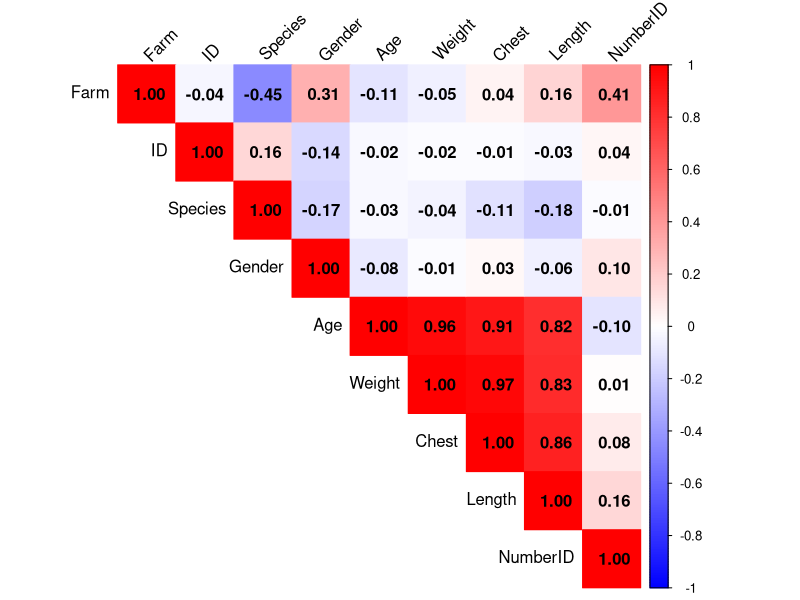
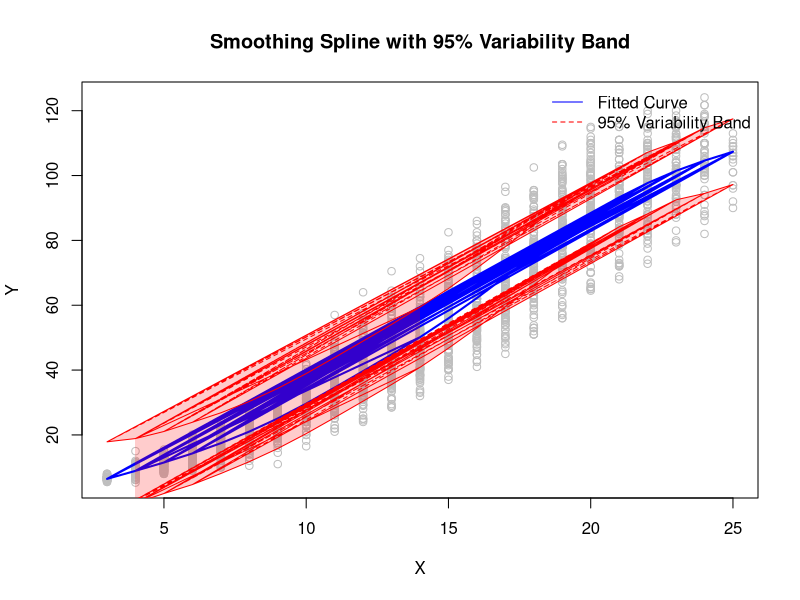
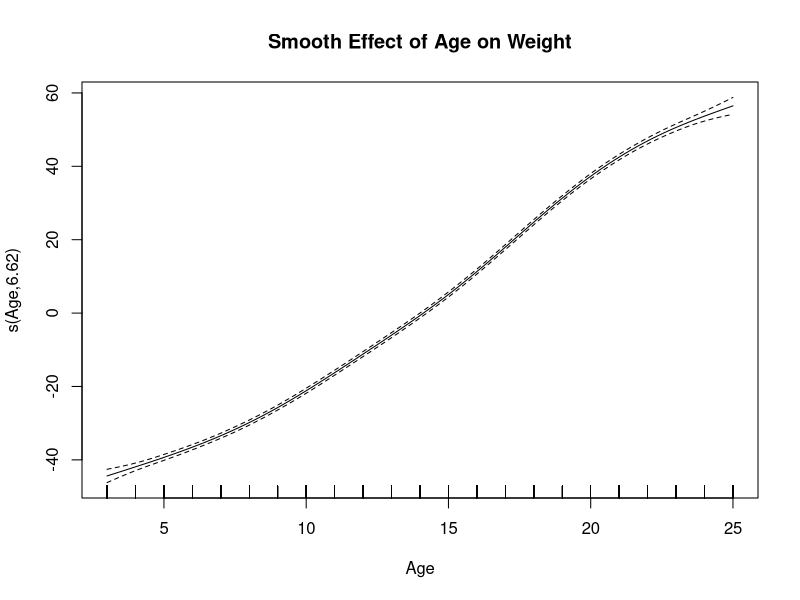
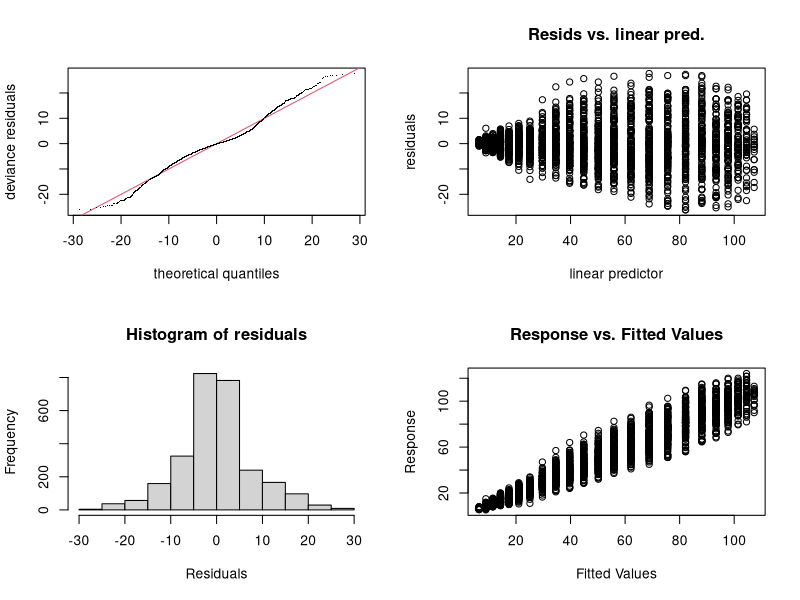
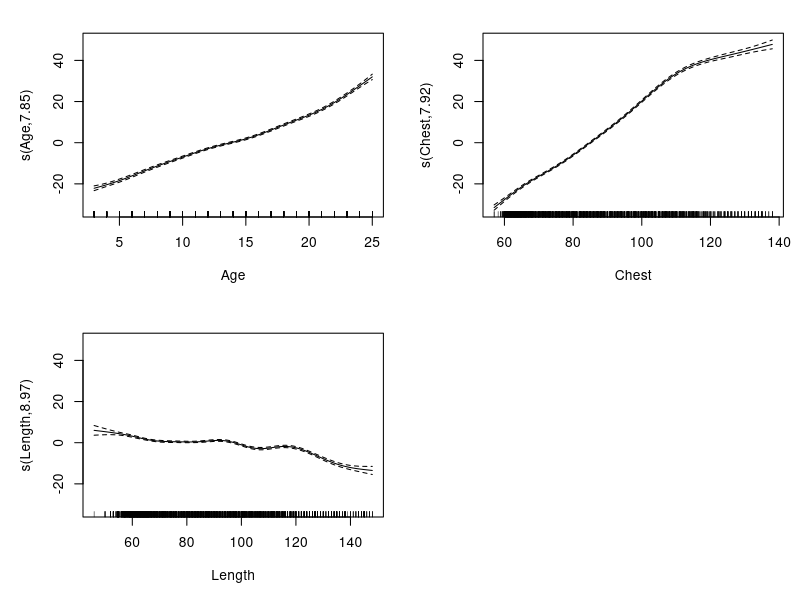
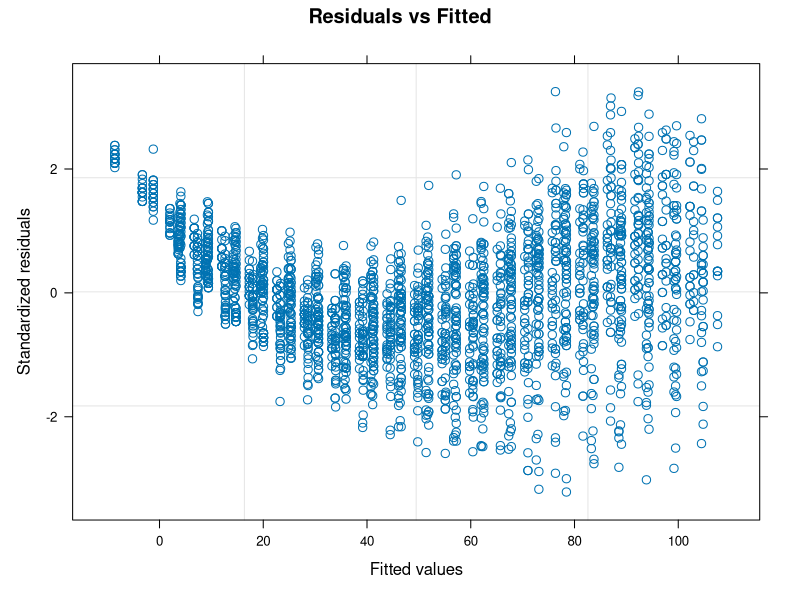
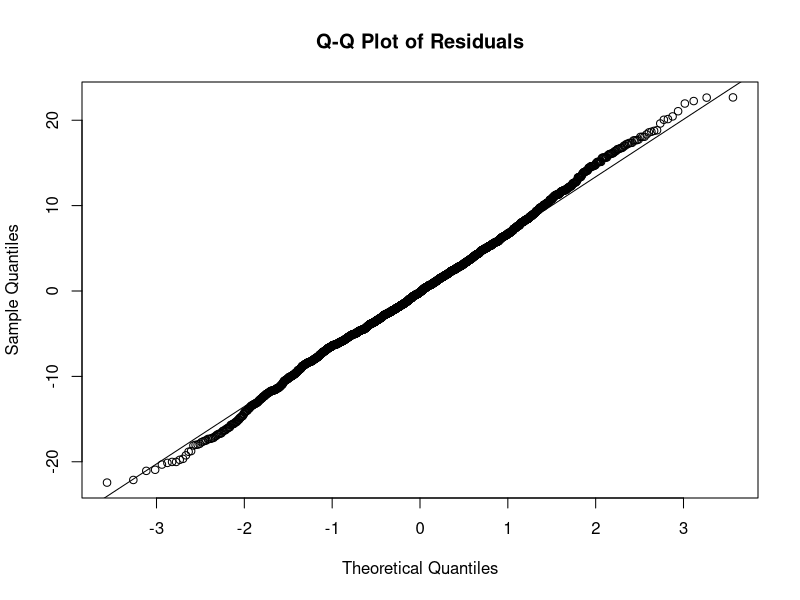
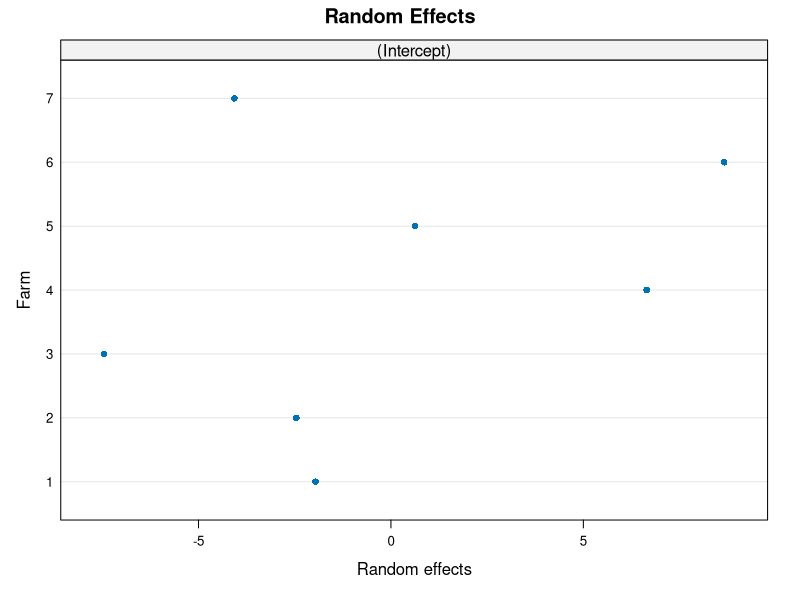

The R source for these figures, in order:
## ---- chunk 1
rm(list=ls())
graphics.off()
## ---- chunk 2
train=read.csv("pig_data_proj/train1.csv",sep=",")
test=read.csv("pig_data_proj/test1.csv",sep=",")
head(train)
## ---- chunk 3
summary(train)
## ---- chunk 4
# Fit models for imputation
chest_model <- lm(Chest ~ Age + Weight, data = train, na.action = na.exclude)
length_model <- lm(Length ~ Age + Weight, data = train, na.action = na.exclude)

# Predict missing values
train$Chest[is.na(train$Chest)] <- predict(chest_model, newdata = train[is.na(train$Chest), ])
train$Length[is.na(train$Length)] <- predict(length_model, newdata = train[is.na(train$Length), ])

## ---- chunk 5
# Calculate correlation matrix for numeric columns only
numeric_data <- train[, sapply(train, is.numeric)]
cor_matrix <- cor(numeric_data, use = "complete.obs")
## ---- chunk 6
library(corrplot)

# Plot the correlation matrix as a heatmap
corrplot(cor_matrix, method = "color", type = "upper", 
         tl.col = "black", tl.srt = 45,
         addCoef.col = "black", # Shows correlation coefficient values
         col = colorRampPalette(c("blue", "white", "red"))(200)) # Color scale
## ---- chunk 7
X=train$Age
Y=train$Weight

# Fit a smoothing spline
fit <- smooth.spline(X, Y)

# Extract fitted values
fitted_values <- predict(fit, X)$y

# Residual variance (sigma^2)
residuals <- Y - fitted_values
RSS <- sum(residuals^2)
n <- length(Y)
df <- fit$df
sigma_squared <- RSS / (n - df)

# Calculate standard errors for fitted values
B <- predict(fit, X, deriv = 0)$x  # Equivalent to basis matrix
H <- approx(x = fit$x, y = fit$lev, xout = X)$y      # Leverage from the smoothing spline
SE <- sqrt(H * sigma_squared)      # Standard errors for fitted values

# Check dimensions
length(fitted_values)  # From predict(fit, X)$y
length(SE)             # From sqrt(H * sigma_squared)

# Calculate 95% confidence intervals
ci_lower <- fitted_values - 1.96 * SE
ci_upper <- fitted_values + 1.96 * SE

sorted_X=sort(X)
# Plotting
plot(X, Y, main = "Smoothing Spline with 95% Variability Band", col = "gray")
lines(X, fitted_values, col = "blue", lwd = 2)
lines(X, ci_lower, col = "red", lty = 2)
lines(X, ci_upper, col = "red", lty = 2)
polygon(c(X, rev(X)), c(ci_upper, rev(ci_lower)), col = rgb(1, 0, 0, 0.2), border = NA)
legend("topright", legend = c("Fitted Curve", "95% Variability Band"),
       col = c("blue", "red"), lty = c(1, 2), bty = "n")

## ---- chunk 8
library(mgcv)

fit <- gam(Weight ~ s(Age), data = train)
# Résumé du modèle
summary(fit)
plot(fit, shade = TRUE, shade.col = "lightblue", main = "Smooth Effect of Age on Weight")
## ---- chunk 9
gam.check(fit)
## ---- chunk 10
fit2 <- gam(Weight ~ s(Age) + s(Chest) + s(Length), data = train)
# Résumé du modèle
summary(fit2)
plot(fit2, pages = 1, shade = TRUE, shade.col = "lightblue")
## ---- chunk 11
AIC(fit, fit2)
## ---- chunk 12
fit_without_length <- gam(Weight ~ s(Age) + s(Chest), data = train)
AIC(fit2, fit_without_length)
## ---- chunk 13
fit_interaction <- gam(Weight ~ te(Age, Chest) + s(Length) , data = train)
AIC(fit2, fit_interaction)
## ---- chunk 14
fit_with_factors <- gam(Weight ~ s(Age) + s(Chest) + s(Length) + Gender + Species, data = train)
AIC(fit2, fit_with_factors)
## ---- chunk 15
best_gam=fit_interaction
## ---- chunk 16
library(nlme)

# Fit the linear mixed-effects model
model <- lme(Weight ~ Age , random = ~ 1 | Farm, data = train)

# Summarize the model
summary(model)

# Apply model diagnostics
# 1. Residuals vs Fitted Values
plot(model, resid(., type = "p") ~ fitted(.), main = "Residuals vs Fitted")

# 2. Q-Q plot of residuals
qqnorm(resid(model), main = "Q-Q Plot of Residuals")
qqline(resid(model))

# 3. Plot random effects
plot(ranef(model), main = "Random Effects")

## ---- chunk 17
# Linear mixed-effects model with random slope and intercept
alt_model <- lme(Weight ~ Age, random = ~ Age | Farm, data = train)
AIC(model,alt_model)
## ---- chunk 18
# Fit the linear mixed-effects model with AR(1) correlation structure
ar1_model <- lme(Weight ~ Age, 
                 random = ~ 1 | Farm, 
                 correlation = corAR1(form = ~ 1 | Farm), 
                 data = train)

# Summarize the model
summary(ar1_model)

# Compare residuals and fitted values
# Residual diagnostics
plot(ar1_model, resid(., type = "p") ~ fitted(.), main = "Residuals vs Fitted")

# Q-Q plot of residuals
qqnorm(resid(ar1_model), main = "Q-Q Plot of Residuals for AR(1) Model")
qqline(resid(ar1_model))

## ---- chunk 19
# Perform likelihood ratio test
anova(model, ar1_model)

## ---- chunk 20
# Initial model residual plot
plot(model, resid(., type = "p") ~ fitted(.), main = "Residuals vs Fitted (Initial Model)")

# AR(1) model residual plot
plot(ar1_model, resid(., type = "p") ~ fitted(.), main = "Residuals vs Fitted (AR(1) Model)")

## ---- chunk 21
model2 <- lme(Weight ~ Age +Chest + Length , random = ~ 1 | Farm, data = train)
model3 <- lme(Weight ~ Age +Chest + Length , random = ~ Age | Farm, data = train)
model4 <- lme(Weight ~ Age +Chest + Length , random = ~ Farm | Farm, data = train)
ar1_model2 <- lme(Weight ~ Age +Chest + Length,
                 random = ~ Age | Farm, 
                 correlation = corAR1(form = ~ 1 | Farm), 
                 data = train)
## ---- chunk 22
anova(model, model2,model3,model4,ar1_model2)
## ---- chunk 23
best_lme=ar1_model2
# Summarize the model
summary(best_lme)

# Apply model diagnostics
# 1. Residuals vs Fitted Values
plot(best_lme, resid(., type = "p") ~ fitted(.), main = "Residuals vs Fitted")

# 2. Q-Q plot of residuals
qqnorm(resid(best_lme), main = "Q-Q Plot of Residuals")
qqline(resid(best_lme))

# 3. Plot random effects
plot(ranef(best_lme), main = "Random Effects")

## ---- chunk 24
# Load necessary library
library(mgcv)

# Fit the additive mixed effects model using gamm
fit_additive <- gamm(Weight ~ te(Age, Chest) + s(Length), 
                     random = list(Farm = ~1), 
                     data = train)

# View model summary
summary(fit_additive)

## ---- chunk 25
fit_additive$lme
## ---- chunk 26
fit_additive$gam
## ---- chunk 27
AIC(fit_additive$lme) 
BIC(fit_additive$lme)

## ---- chunk 28
AIC(best_gam)  # If best_gam is a gam model
BIC(best_gam)

AIC(best_lme)  # If best_lme is a lme model
BIC(best_lme)

## ---- chunk 29
plot(resid(fit_additive$lme), main = "Residuals: Additive Mixed Model")
plot(resid(best_gam), main = "Residuals: GAM")
plot(resid(best_lme), main = "Residuals: LME")

## ---- chunk 30
# Load necessary library
library(mgcv)

fit_additive2 <- gamm(Weight ~ te(Age, Chest) + s(Length) , 
                     random = list(Farm = ~Age), 
                     data = train)

fit_additive3 <- gamm(Weight ~ te(Age, Chest) + s(Length) , 
                     random = list(Farm = ~1), 
                     data = train)
## ---- chunk 31
AIC(fit_additive3$lme) 
BIC(fit_additive3$lme)
AIC(fit_additive2$lme) 
BIC(fit_additive2$lme)
AIC(fit_additive$lme) 
BIC(fit_additive$lme)
## ---- chunk 32
AIC(best_gam)  # If best_gam is a gam model
BIC(best_gam)

AIC(best_lme)  # If best_lme is a lme model
BIC(best_lme)

## ---- chunk 33
plot(resid(fit_additive$lme), main = "Residuals: Additive Mixed Model 1")
plot(resid(fit_additive2$lme), main = "Residuals: Additive Mixed Model 2")
plot(resid(fit_additive3$lme), main = "Residuals: Additive Mixed Model 3")

